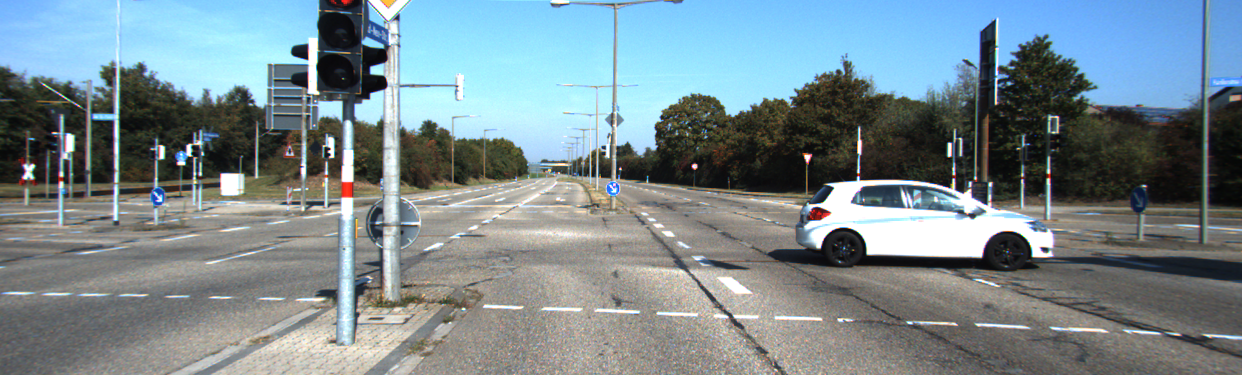
#> input picture Übungsblatt_04/KITTI46_13.png, 1242 x 375 px
$ python Aufgabe_2.py
#> lines starting #> are read from the running program, lines starting #| are printed output that depends on the picture; after the words box and inside, x2 and y2 are one past the last pixel; in counts of white or black regions, pixels touching at a corner belong together
import cv2
import numpy as np

img = cv2.imread("KITTI46_13.png", 1)
#> img is the input picture: shape (375, 1242, 3); mean B, G, R 143.1, 137.1, 120.9

print(img.shape)
#| (375, 1242, 3)
imgAuto = img[150:300,780:1070,:]
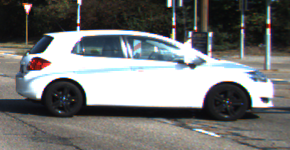
#> imgAuto: shape (150, 290, 3); mean B, G, R 117, 117.5, 116.4

img[200:350,40:330,:]=imgAuto
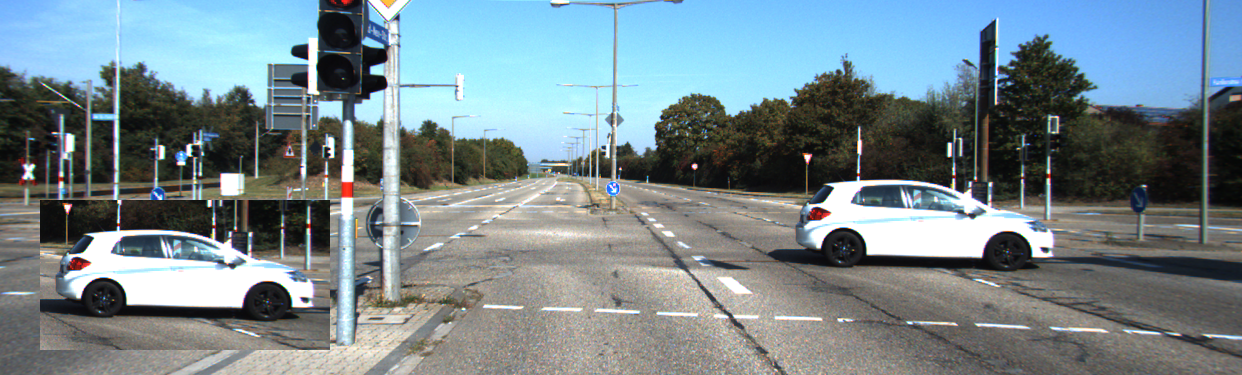
#> img: shape (375, 1242, 3); 9.34% of pixels changed, all inside (x1, y1, x2, y2) = (40, 200, 330, 350)

cv2.imshow("Bildanzeige",img)
cv2.waitKey(0)

cv2.imwrite("saves/Aufgabe2.png",img)
